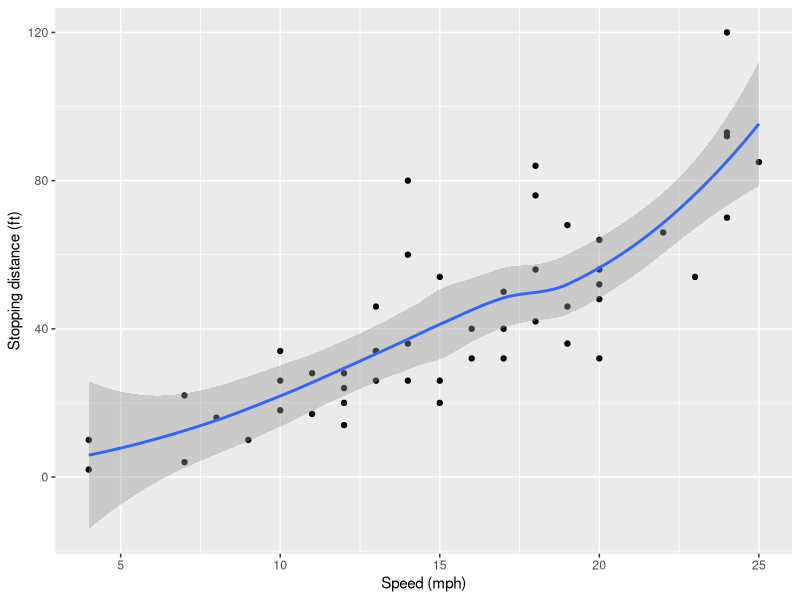

Recreate this plot in R.
## ---- chunk 1
sin(8)
## ---- chunk 2
#| label: fig-stopping-distance
#| fig-cap: Stopping distance as a funtion of speed
library( ggplot2 )
data(cars)

ggplot(cars) +
  aes(x=speed, y=dist) +
  geom_point() +
  geom_smooth() +
  xlab( "Speed (mph)") +
  ylab( "Stopping distance (ft)")
